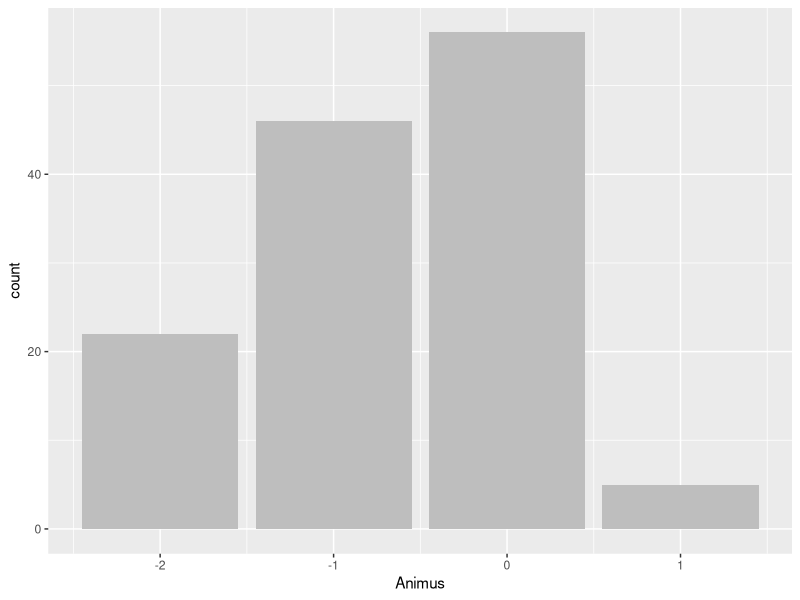
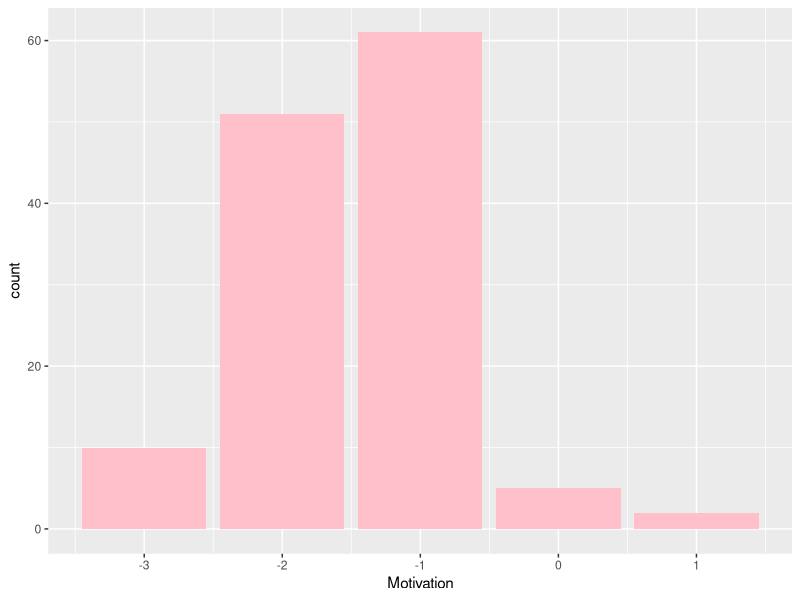
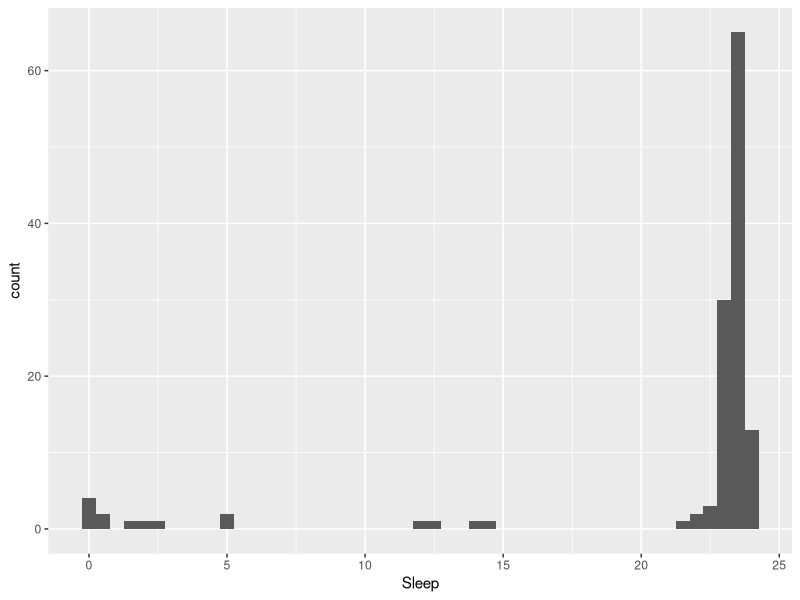

Recreate these plots in R, in order. (Note: this script raises an error after producing the figures.)
##### P7#####

# 1) Crea un nuevo proyecto llamado "p7"
# ir a menú y pulsar File-> new project-> escoger nuevo proyecto vacío.
# 2) Crea un script y carga las librerías necesarias.
#Instala previamente los archivos si es necesario.
library(tidyverse)
library(dplyr)
library(plyr)
# 3) Crea una función que dado un número calcule su módulo 4 
#  Aplícalo a tu número de dni.

mod4<-function(n) {
  mod4<-n%%4
  }
mimod<-mod4(3093835)

# 4) Carga el dataset proporcionado "datos_XXX.csv" correspondiente a:  
# A para mod4 igual a 0, B para mod4 igual a 1, 
# C para mod4 igual a 2 y D para mod4 igual a 3.  
datos<-read.csv('datos_XXC.csv', 
             encoding = 'UTF-8', 
             sep = ',',
             dec = '.')

# 5) Echa un vistazo a los datos para familiarizarte con ellos. 
# Escribe directivas para ello. ¿Cuántas variables tiene? 
# ¿Cuántos registros tiene? Visualiza en tipo de las variables y 
# la estructura del dataset.
#head(datos, 4)  poco recomendable por que es un dataset muy grande
#tail(datos, 4)
str(datos) #129 obs. of  180 variables

# 6)Elimina todas las variables que tengan más de un 80% de NAs. 
# Para ello, debes contar el número de NAs usando código R. 
# Almacena los resultados en "datos_1". 
# Guardar el dataset en un archivo csv con el mismo nombre.
contarNA<- function(lista) {
  return(sum(is.na(lista)))
}

#Esta función calcula el porcentaje de NA:

porcentajeNA<-function(lista) {
  return(contarNA(lista)/length(lista))
}

elimina<-c(0) #En este vector se almancenarán los resultados:
datos_1<-datos
for (i in 1:length(datos)){
  porcentaje<-porcentajeNA(datos[,i])
  if (porcentaje>=0.8) elimina[i]=TRUE
  else elimina [i]=FALSE
} #Aplicando el filtro que se ha definido se obtiene el dataset deseado.
datos_1 <- datos_1[,-elimina==0] 

write.csv(datos_1, "datos_1.csv") 

# 7) Crea un nuevo dataset llamado datos_2" con las primeras 13 variables

datos_2<-select(datos, fecha:lentitud)

#Después se renombran las variables al inglés para evitar problemas con las tildes y las ñ:




# 8)Renombra en inglés las variables para evitar tildes y otros símbolos.
nombres<-c("Date","Animus","Anxiety","Irritability","Concentration","Tabacco","Caffeine","Sleep","Waking_up","Motivation","Sleep_quality", "Slowness")
names(datos_2)<-nombres
head(datos_2) #para comprobar

# 9) Utiliza "ggplot2"con  boxplot, etc.  para calcular la mediana, los 
# cuartiles y los datos atípicos de 3 variables de tu elección. Comenta 
# en cada caso tus observaciones. Guarda las imágenes en archivos png 
# dentro de tu proyecto.

#ANIMUS---------------------------
ggplot(datos_2, aes(x=Animus))+geom_bar(fill="grey")
summary(datos_2$Animus)

#MOTIVATION---------------------------

ggplot(data=datos_2, aes(x=Motivation)) + geom_bar(fill="pink")
summary(datos_2$Motivation)

#SLEEP--------------------------------

ggplot(datos_2, aes(x=Sleep)) + geom_histogram(binwidth = 0.5)
summary(datos_2$Sleep)


#A continuación se calcula el tiempo dormido por cada individuo:

total_sleep<-function(dormir,despertar) {
  a=dormir*60
  b=despertar*60
  if (dormir>despertar) { #Hay cambio de día 
    dormido=(1440-a)+b
  } else #No hay cambio de día:
    dormido=b-a
  return(dormido)
}


datos_2<-mutate(datos_2, sleep_time=total_sleep(Sleep, Waking_up))

modelo <- lm(sleep_time ~ Date+Animus  + Anxiety  + Irritability  + Concentration  + Tabacco  + Caffeine  + Sleep  + Waking_up  + Motivation  + Sleep_quality  +  Slowness, data=datos_2 )
summary(modelo)
ggplot(datos_2,aes(sleep_time, Waking_up))+
  geom_smooth(method='lm',formula=y~x) + xlab('Horas de sueño') + ylab('Hora del despertar') + ggtitle('Horas de sueño - Hora del despertar')
#-----------------------------------------------------------------
ggsave('SleepTime.png')




